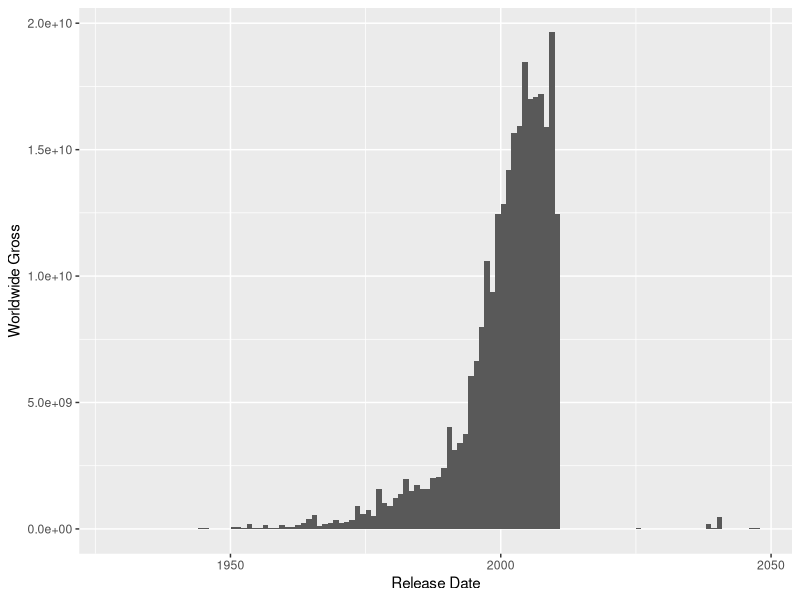

R code for this plot:
library(tidyverse)

df <- read_csv("data/movies.csv")
ggplot(df) +
  geom_bar(aes(
    x = `Release Date`,
    y = `Worldwide Gross`
  ), stat = "summary_bin", fun = "sum", binwidth = 365)
